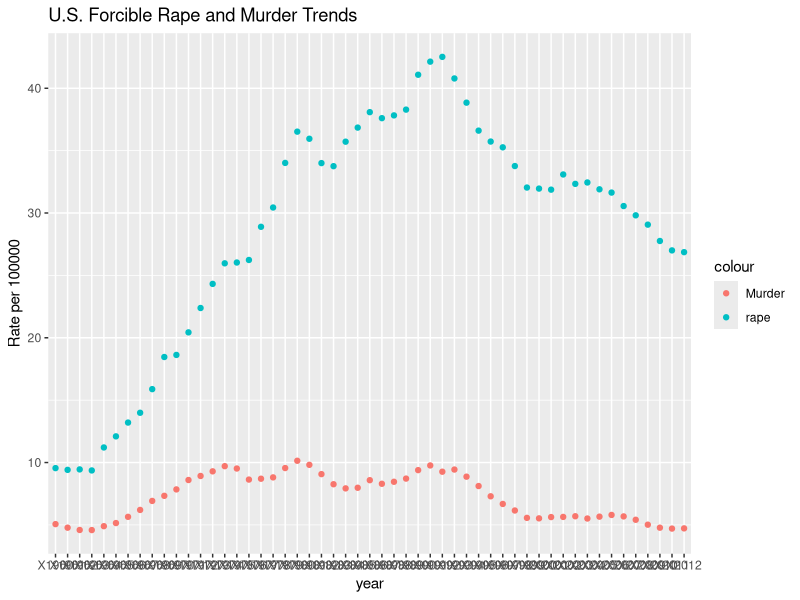
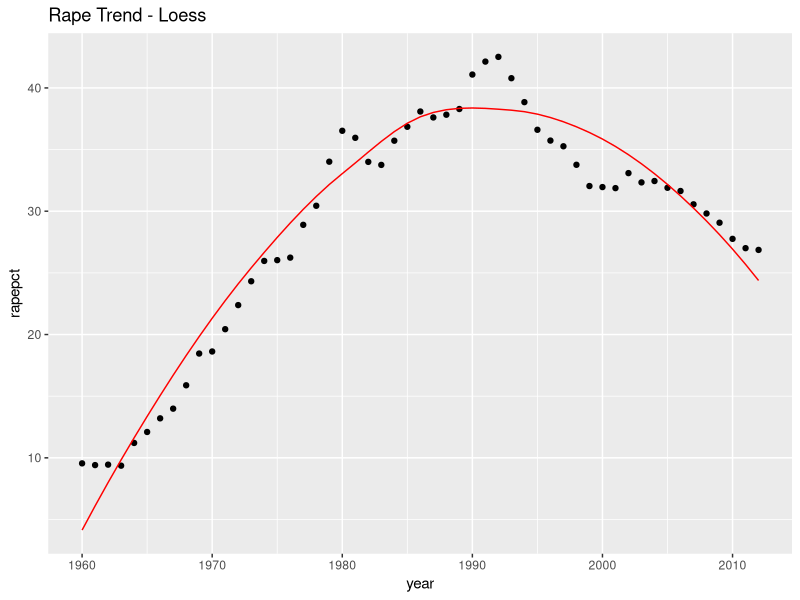
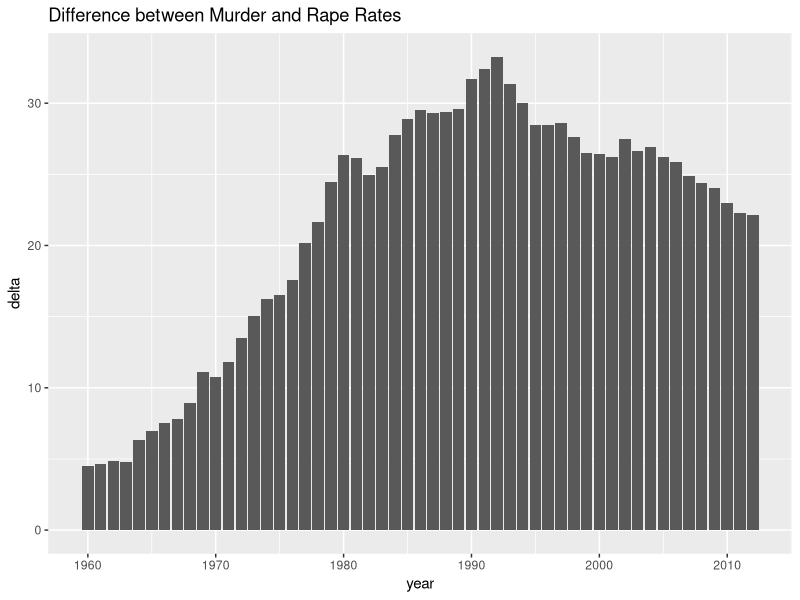
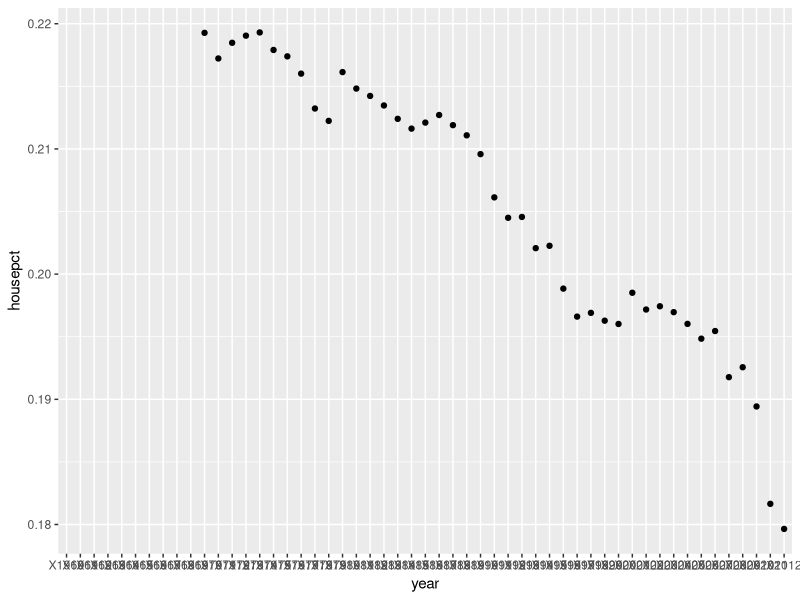
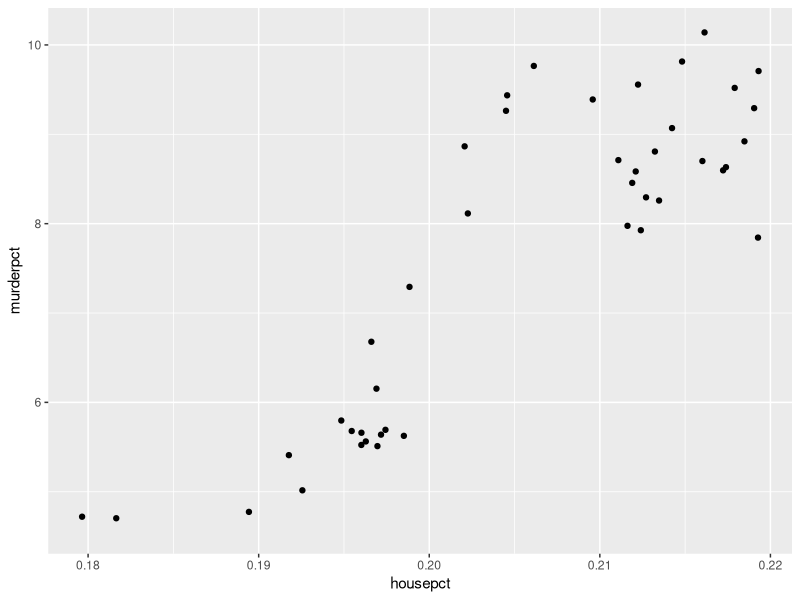

The R script that drew these images, in order: (Note: this script raises an error after producing the figures.)
## ---- chunk 1
library(dplyr)
library(tidyr)
library(ggplot2)
library(readr)
library(broom)
library(knitr)


## ---- chunk 2
# Starting with a base table US national population data by year from 1900
uspop <- read.csv("us_national.csv")
uspop$year <- as.character(uspop$year)

# Add household data and select out key types that might we worth looking at
# years 1960 to 2014
UShousehold <- read.csv("Sources/12s0059-households.csv")
UShousehold$Type.of.unit <- as.character(UShousehold$Type.of.unit)
UShousehold$Type.of.unit[3:9] <- c("Household_white","Household_black","Household_hispanic","fam_household","couple_household","male_household","fem_household")
UShousehold_s <- UShousehold %>% slice(1:9) %>% select(-X1960) # eliminate gap
cols <- UShousehold_s$Type.of.unit
UShousehold_s <- as.data.frame(t(UShousehold_s[,-1]))
colnames(UShousehold_s) <- cols
UShousehold_s <- add_rownames(UShousehold_s, "year")
# UShousehold$year <- as.factor(UShousehold$year)
usnat <- uspop %>% left_join(UShousehold_s, by = 'year')

# Add income data for age, sex, and major ethnic groups in 2009 dollars
# years 1947 to 2009
USincome <- read.csv("Sources/12s0701-median-income-2009-dollars.csv")
USincome$X <- as.character(USincome$X)
cols <- USincome$X
USincome_s <- as.data.frame(t(USincome[,-1]))
colnames(USincome_s) <- cols
USincome_s <- add_rownames(USincome_s, "year")
usnat <- usnat %>% left_join(USincome_s, by = 'year')

# Educational attainment 1960 to 2010 for age, sex, major ethnicity
USedu <- read.csv("Sources/12s0230-education.csv")
USedu$year <- as.character(USedu$year)
usnat <- usnat %>% left_join(USedu, by = 'year')

# Ppulation subgroups by ethnicity and sex 2000 to 2010 
USbasic2010 <- read.csv("Sources/US-EST00INT-ALLDATA.csv")
USbasic2010 <- USbasic2010 %>% filter(AGE != '999' & MONTH != '4')
USbasic2010 <- USbasic2010[,-1]

USbasic2010sum <- USbasic2010 %>% group_by(YEAR) %>% summarise(tot_male = sum(TOT_MALE), tot_female = sum(TOT_FEMALE), white_male_pop = sum(WA_MALE),white_female_pop = sum(WA_FEMALE),black_male_pop = sum(BA_MALE),black_female_pop = sum(BA_FEMALE),hisp_male_pop = sum(H_MALE),hisp_female_pop = sum(H_FEMALE))


USbasic2010sum <- rename(USbasic2010sum, year = YEAR)
USbasic2010sum$year <- paste0("X",USbasic2010sum$year)
usnat <- usnat %>% left_join(USbasic2010sum, by = 'year')

# Adding homicide and rape data 1960 to 2012
UScrime <- read.csv("Sources/12s0306-tot_in_thousands_ofcrimetype1980-2009.csv")
UScrime$year <- paste0("X",UScrime$year)
UScrime[2:6] <- UScrime[2:6] * 100000
usnat2 <- usnat %>% left_join(UScrime, by = 'year')

## ---- chunk 3
# Making a sub table of just specific data of interest to make the data easier to manipulate and show
# households was in 1000s, crimes in total numbers
usnat_sub <- usnat2 %>% filter(year >= 'X1960' & year <= 'X2012') %>% mutate(murderpct = murder/residents*1000, rapepct = forcible_rape/residents*1000, housepct = (couple_household/residents)*1000) 


# Graph of murders and rape trend over the last few decade
usnat_sub  %>% ggplot(aes(year)) + geom_point(aes(y = murderpct, col = "Murder")) + geom_point(aes(y=rapepct, col="rape")) + labs(title="U.S. Forcible Rape and Murder Trends", y = "Rate per 100000")


# To take a close look at the rape trend
dat <- usnat_sub %>% select(year, rapepct,murderpct)
dat$year <- seq(1960,2012)

# fitting line to rape data using loess to see about the trend
mod <- loess(rapepct~year, degree=2, span = 1, data=dat)
loess_fit <- augment(mod)

dat %>% ggplot(aes(year)) + geom_point(aes(y=rapepct)) + geom_line(aes(x=year, y=.fitted), data=loess_fit, color="red") + labs(title="Rape Trend - Loess")

# Since we are looking for demographic factors that might suggest rape rather than murder, here is the gap between the two

dat <- dat %>% mutate(delta = rapepct - murderpct)
dat %>% ggplot(aes(year,delta)) + geom_bar(stat = "identity") + labs(title = "Difference between Murder and Rape Rates")

## ---- chunk 4

# Couples over time
usnat_sub  %>% ggplot(aes(year,housepct)) + geom_point()

# more murders with more couples?
usnat_sub %>% ggplot(aes(housepct,murderpct)) + geom_point()

# usnat_sub  %>% ggplot(aes(year,rapepct)) + geom_point() + geom_point(aes(y = housepct))

# probably doesn't mean anything
cor(usnat_sub$murderpct,usnat_sub$housepct)
cor.test(usnat_sub$murderpct,usnat_sub$housepct)


## ---- chunk 5
# Incomes all Males vs All Females
USincome_s  %>% ggplot(aes(year)) + geom_point(aes(y=inc_median_all_male, col="blue")) + geom_point(aes(y=inc_median_all_female, col="red")) 

# Incomes males in largest ethnic groups
USincome_s  %>% ggplot(aes(year)) + geom_point(aes(y=inc_median_white_male, col="white")) + geom_point(aes(y=inc_median_black_male, col="black")) + geom_point(aes(y=inc_median_asian_male, col="asian")) + geom_point(aes(y=inc_median_hispanic_male, col="hispanic"))


# Educational attainment in High School and College of all males vs females
USedu  %>% ggplot(aes(year)) + geom_point(aes(y=hs.all.male, col="All Males HS")) + geom_point(aes(y=hs.all.female, col="All Females HS")) + geom_point(aes(y=col.all.male, col="All Males College")) + geom_point(aes(y=col.all.female, col="All Females College")) + labs(title="High School and College - All Males vs All Females", y="Percent Completion")

# HS attainment males by ethnicity
USedu  %>% ggplot(aes(year)) + geom_point(aes(y=hs.white.male, col="White")) + geom_point(aes(y=hs.black.male, col="Black")) + geom_point(aes(y=hs.asian.male, col="Asian")) + geom_point(aes(y=hs.hisp.male, col="Hispanic")) + labs(title="High School - Males by Ethnicity", y="Percent Completion")

# HS attainment females by ethnicity
USedu  %>% ggplot(aes(year)) + geom_point(aes(y=hs.white.female, col="White")) + geom_point(aes(y=hs.black.female, col="Black")) + geom_point(aes(y=hs.asian.female, col="Asian")) + geom_point(aes(y=hs.hisp.female, col="Hispanic")) + labs(title="High School - Females by Ethnicity", y="Percent Completion")

# College attainment males by ethnicity
USedu  %>% ggplot(aes(year)) + geom_point(aes(y=col.white.male, col="White")) + geom_point(aes(y=col.black.male, col="Black")) + geom_point(aes(y=col.asian.male, col="Asian")) + geom_point(aes(y=col.hisp.male, col="Hispanic")) + labs(title="College - Males by Ethnicity", y="Percent Completion")

# College attainment females by ethnicity
USedu  %>% ggplot(aes(year)) + geom_point(aes(y=col.white.female, col="White")) + geom_point(aes(y=col.black.female, col="Black")) + geom_point(aes(y=col.asian.female, col="Asian")) + geom_point(aes(y=col.hisp.female, col="Hispanic")) + labs(title="College - Females by Ethnicity", y="Percent Completion")


## ---- chunk 6
usnat_sub1 <- usnat2 %>% filter(year <= 'X2010' & year >= 'X2000') %>% mutate(murderpct = murder/(residents/1000), rapepct = forcible_rape/(residents/1000), housepct = (couple_household/residents)*1000)

# here a logisic regression is fit for murder.
fit <- usnat_sub1 %>% glm(murderpct ~ couple_household + inc_median_all_male + inc_median_all_female + hs.all.male + hs.all.female + col.all.male + col.all.female, data = .)
summary(fit)

# here a logisic regression is fit for rape
fit <- usnat_sub1 %>% glm(rapepct ~ couple_household + inc_median_all_male + inc_median_all_female + hs.all.male + hs.all.female + col.all.male + col.all.female, data = .)
summary(fit)

## ---- chunk 7
# median age table constructed from census.pdf
year <- c("X2010","X2000","X1990","X1980","X1970","X1960")
under18 <- c(24.0,25.7,25.6,28.1,34.3,35.9)
under44 <- c(36.5,39.9,43.2,40.9,35.3,34.8)
over65 <- c(26.4,22.0,18.6,19.6,20.6,20.3)
hist_pop <- data.frame(year,under18,under44,over65)
hist_pop$year <- as.character(hist_pop$year)
kable(hist_pop)

## Plotting it against the rape curve
usnat_sub  %>% left_join(hist_pop, by = 'year') %>%
      ggplot(aes(year)) + geom_point(aes(y = rapepct,color="Median Age")) +
 geom_point(aes(y=under44, color = "Rape Pct",cex=2)) + labs(title="Rape vs Median Age", y = "Rate per 100000")


# as this table shows, there was a bulge of people in the age of rapists, which accelerated and peaked in the same rough time frame. 


## ---- chunk 8
# function to transpose years-in-cols to years-in-rows
yeartorows <- function(tab) {
  cols <- as.vector(tab[1])
  tab <- tab[,-1]
  tab <- as.data.frame(t(tab))
  colnames(tab) <- unlist(cols)
  tab <- add_rownames(tab, "year")
  return(tab)
}

# State population table
st_pop <- read.csv("Sources/12s0013-residents-state-1960-2009.csv")
st_pop <- st_pop %>% select(-X1960)
st_pop <- yeartorows(st_pop)


# State rape table
st_rape <- read.csv("Sources/ucr-us-rape-by-state1960-2012a.csv")
st_rape$year <- as.character(st_rape$year)
st_rape <- st_rape %>% filter(year >= 1970 & year <= 2009) %>% select(-United.States.Total)

#Create a table of pct/1000 people
y <- st_rape$year
st_rape_y <- st_rape %>% select(-year)
st_pop_y <- st_pop %>% select(-year) * 1000
st_rape_pct <- st_rape_y/st_pop_y * 100000
st_crime_means <- st_rape_pct %>% colMeans()
st_crime_means <- data.frame(st_crime_means)
st_crime_means <- add_rownames(st_crime_means,"state")
st_crime_means <- rename(st_crime_means, st_rape_means = st_crime_means)
st_rape_pct <- data.frame(y,st_rape_pct)

arrange(st_crime_means, desc(st_rape_means)) %>% kable()


## ---- chunk 9
# So Alaska is high. This article tries to explain it is because of remoteness
# http://www.businessinsider.com/why-does-alaska-have-such-a-high-rate-rape-2013-9
# but that doesn't necessarily explain Michigan


# So have they always been high, or did others drop or what?

st_rape_pct %>% ggplot(aes(x = y)) + geom_point(aes(y=Alaska, col = "Alaska"), color = "red") + geom_point(aes(y=Michigan), color="blue") + geom_point(aes(y=California)) + geom_point(aes(y=New.Mexico), color = "orange") + labs(title = " Selected High Incidence States", y = "Rape in 100K persons" )

## ---- chunk 10
# state murder table
st_murder <-read.csv("Sources/ucr-us-murder-by-state1960-2012a.csv")
st_murder$year <- as.character(st_murder$year)
st_murder <- st_murder %>% filter(year >= 1970 & year <= 2009) %>% select(-United.States.Total)

#Create a table of pct/1000 people for murders
y <- st_murder$year
st_murder_y <- st_murder %>% select(-year)
st_pop_y <- st_pop %>% select(-year) * 1000
st_murder_pct <- st_murder_y/st_pop_y * 100000
st_murder_means <- st_murder_pct %>% colMeans()

st_murder_means <- data.frame(st_murder_means)
st_murder_means <- add_rownames(st_murder_means, "state")

#Restore the percent table for later
st_murder_pct <- data.frame(y,st_murder_pct)


#join it to the rape figures and show it
st_crime_means <- st_crime_means %>% left_join(st_murder_means, by = 'state')
arrange(st_crime_means, desc(st_murder_means)) %>% kable()

st_crime_means %>% ggplot(aes(st_murder_means,st_rape_means)) + geom_point()

cor(st_crime_means$st_rape_means,st_crime_means$st_murder_means)
cor.test(st_crime_means$st_rape_means,st_crime_means$st_murder_means)



## ---- chunk 11
# create the table doing a little mechanical transpose of one column
st_pop <- read.csv("Sources/12s0013-residents-state-1960-2009.csv")
st_pop$State <- as.character(st_pop$State)
st_pop <- st_pop %>% select(State,X2009)
st_rape <- read.csv("Sources/ucr-us-rape-by-state1960-2012a.csv")
st_rape <- st_rape %>% filter(year == 2009) %>% select(-year, -United.States.Total)
states <- names(st_rape)
pct <- unlist(st_rape)
rpct <- pct/st_pop$X2009 * 100
stat09 <- data.frame(rpct)
stat09 <- add_rownames(stat09,"State")

# table showing top rape count for 2009
arrange(stat09,desc(rpct)) %>% kable

# for writing out the df that will be used in choropleth
#stat09a <- stat09 %>% filter(State != 'District.of.Columbia')
#write.csv(stat09a, file = "state_rape_percent_2009.csv")

# acs.fetch(geography=washington, endyear = "2011", table.number="B01003")



## ---- chunk 12
# install.packages("devtools")
# inspired by - See more at: http://www.trulia.com/blog/tech/the-choroplethr-package-for-r/
# can be installed from CRAN
# USCensus API key needed install one time. To obtain: http://api.census.gov/data/key_signup.html to get the key
# then api.key.install(key="592bc14cnotarealkey686552b17fda3c89dd389") (example)
# see http://eglenn.scripts.mit.edu/citystate/wp-content/uploads/2013/06/wpid-working_with_acs_R3.pdf for acs package info.

#library(choroplethr)
#library(acs)
#library(choroplethrMaps)
#data("state.map")

#Median age of Males
#will not knit because it asks interactively for table number
# state_choropleth_acs(tableId="B01002")

# rape Pct Graphic
#df <- read.csv("state_rape_percent_2009.csv")
#state_choropleth(df, title = 'Rape Pct 2009')

# median age graphic
#cf <- read.csv("Sources/state-media-age-2010.csv")
#state_choropleth(cf, title = 'Median Age 2010')

#Note: You can see intuitively flipping between the maps that there could be a correspondence of age and rape pct. 

# although a minor negative correlation? (rape pct down as median age up) Size of certain male age groups would be better probably

#qf <- left_join(df,cf, by = 'region')
#qf %>% ggplot(aes(x = value.x)) + geom_point(aes(y= value.y))
#cor.test(qf$value.x,qf$value.y)

